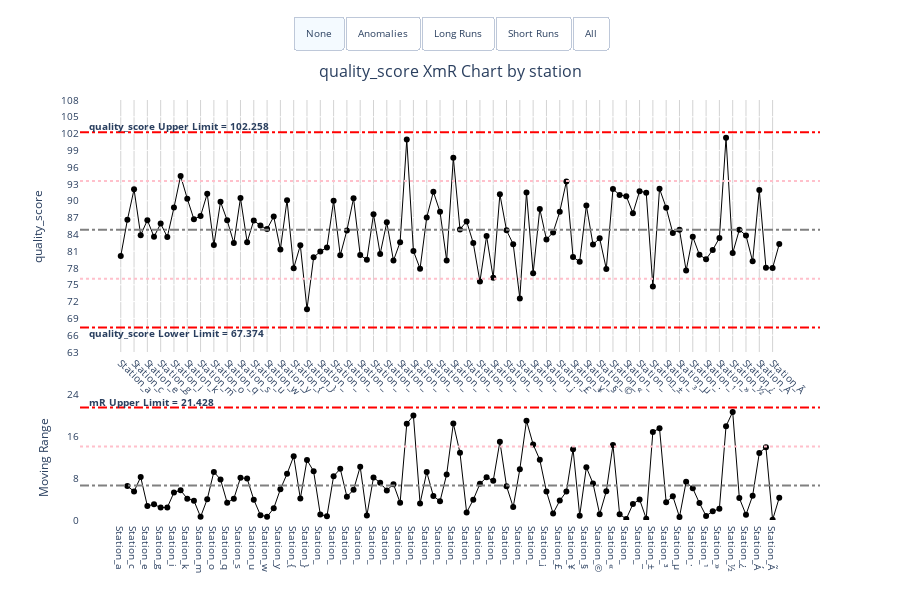

Write notebook code for a chart like this one.
### Code cell
# Categorical example
categories = ['Station_' + chr(ord('a') + i) for i in range(100)]
categorical_data = pd.DataFrame({
    'station': categories,
    'quality_score': np.random.normal(85, 5, 100)
}).sort_values('station')

xmr_categorical = xmr.XmR(
    data=categorical_data,
    x_ser_name='station',
    y_ser_name='quality_score',
    x_type='categorical',
    # show_grid=False
)

xmr_categorical.xmr_chart

### Figure 1 — Plotly figure (JSON) as saved in the notebook; plotly's stock layout.template omitted (floating-point values rounded to 4 significant figures)
{"data": [{"hovertemplate": "<b>Category:</b> %{x}<br><b>Value:</b> %{y:.2f}<br><extra></extra>", "line": {"color": "black", "width": 1}, "marker": {"color": "black", "size": 6}, "mode": "lines+markers", "name": "quality_score", "type": "scatter", "x": ["Station_a", "Station_b", "Station_c", "Station_d", "Station_e", "Station_f", "Station_g", "Station_h", "Station_i", "Station_j", "Station_k", "Station_l", "Station_m", "Station_n", "Station_o", "Station_p", "Station_q", "Station_r", "Station_s", "Station_t", "Station_u", "Station_v", "Station_w", "Station_x", "Station_y", "Station_z", "Station_{", "Station_|", "Station_}", "Station_~", "Station_", "Station_", "Station_", "Station_", "Station_", "Station_", "Station_", "Station_", "Station_", "Station_", "Station_", "Station_", "Station_", "Station_", "Station_", "Station_", "Station_", "Station_", "Station_", "Station_", "Station_", "Station_", "Station_", "Station_", "Station_", "Station_", "Station_", "Station_", "Station_", "Station_", "Station_", "Station_", "Station_", "Station_ ", "Station_¡", "Station_¢", "Station_£", "Station_¤", "Station_¥", "Station_¦", "Station_§", "Station_¨", "Station_©", "Station_ª", "Station_«", "Station_¬", "Station_", "Station_®", "Station_¯", "Station_°", "Station_±", "Station_²", "Station_³", "Station_´", "Station_µ", "Station_¶", "Station_·", "Station_¸", "Station_¹", "Station_º", "Station_»", "Station_¼", "Station_½", "Station_¾", "Station_¿", "Station_À", "Station_Á", "Station_Â", "Station_Ã", "Station_Ä"], "xaxis": "x", "y": [80.14, 86.6, 92.05, 83.87, 86.55, 83.56, 85.92, 83.54, 88.78, 94.44, 90.39, 86.7, 87.29, 91.26, 82.09, 89.81, 86.51, 82.45, 90.5, 82.62, 86.49, 85.57, 84.95, 87.18, 81.33, 90.11, 77.98, 82.06, 70.63, 79.91, 80.95, 81.68, 90.01, 80.26, 84.7, 90.45, 80.31, 79.47, 87.59, 80.51, 86.15, 79.32, 82.62, 100.9, 81.04, 77.89, 87.03, 91.6, 88.03, 79.34, 97.71, 84.9, 86.32, 82.46, 75.57, 83.7, 76.24, 91.16, 84.72, 82.25, 72.57, 91.48, 77.08, 88.55, 83.1, 84.35, 88.04, 93.45, 79.96, 79.12, 89.16, 82.19, 83.31, 77.84, 92.11, 91.04, 90.83, 87.8, 91.71, 91.45, 74.68, 92.15, 88.77, 84.24, 84.81, 77.55, 83.58, 80.36, 79.58, 81.23, 83.36, 101.2, 80.66, 84.83, 83.81, 79.18, 91.92, 78.05, 78.01, 82.27], "yaxis": "y"}, {"hovertemplate": "<b>Category:</b> %{x}<br><b>Range:</b> %{y:.2f}<br><extra></extra>", "line": {"color": "black", "width": 1}, "marker": {"color": "black", "size": 6}, "mode": "lines+markers", "name": "Moving Range", "type": "scatter", "x": ["Station_a", "Station_b", "Station_c", "Station_d", "Station_e", "Station_f", "Station_g", "Station_h", "Station_i", "Station_j", "Station_k", "Station_l", "Station_m", "Station_n", "Station_o", "Station_p", "Station_q", "Station_r", "Station_s", "Station_t", "Station_u", "Station_v", "Station_w", "Station_x", "Station_y", "Station_z", "Station_{", "Station_|", "Station_}", "Station_~", "Station_", "Station_", "Station_", "Station_", "Station_", "Station_", "Station_", "Station_", "Station_", "Station_", "Station_", "Station_", "Station_", "Station_", "Station_", "Station_", "Station_", "Station_", "Station_", "Station_", "Station_", "Station_", "Station_", "Station_", "Station_", "Station_", "Station_", "Station_", "Station_", "Station_", "Station_", "Station_", "Station_", "Station_ ", "Station_¡", "Station_¢", "Station_£", "Station_¤", "Station_¥", "Station_¦", "Station_§", "Station_¨", "Station_©", "Station_ª", "Station_«", "Station_¬", "Station_", "Station_®", "Station_¯", "Station_°", "Station_±", "Station_²", "Station_³", "Station_´", "Station_µ", "Station_¶", "Station_·", "Station_¸", "Station_¹", "Station_º", "Station_»", "Station_¼", "Station_½", "Station_¾", "Station_¿", "Station_À", "Station_Á", "Station_Â", "Station_Ã", "Station_Ä"], "xaxis": "x2", "y": [null, 6.462, 5.451, 8.18, 2.677, 2.982, 2.361, 2.381, 5.238, 5.662, 4.058, 3.69, 0.5973, 3.963, 9.166, 7.72, 3.296, 4.06, 8.048, 7.885, 3.872, 0.92, 0.6206, 2.237, 5.859, 8.787, 12.14, 4.082, 11.42, 9.274, 1.041, 0.727, 8.339, 9.755, 4.445, 5.746, 10.14, 0.8401, 8.119, 7.075, 5.638, 6.832, 3.3, 18.32, 19.9, 3.152, 9.148, 4.567, 3.574, 8.684, 18.36, 12.81, 1.423, 3.862, 6.886, 8.132, 7.464, 14.92, 6.442, 2.466, 9.683, 18.91, 14.4, 11.47, 5.442, 1.249, 3.691, 5.409, 13.5, 0.8324, 10.04, 6.97, 1.113, 5.47, 14.28, 1.079, 0.2033, 3.036, 3.916, 0.2591, 16.78, 17.48, 3.38, 4.528, 0.5695, 7.267, 6.038, 3.229, 0.7762, 1.649, 2.134, 17.88, 20.58, 4.17, 1.015, 4.627, 12.74, 13.88, 0.03303, 4.254], "yaxis": "y2"}, {"marker": {"color": "red", "size": 8, "symbol": "cross"}, "mode": "markers", "texttemplate": "%{y}", "type": "scatter", "visible": false, "x": [], "xaxis": "x", "y": [], "yaxis": "y"}, {"marker": {"color": "red", "size": 8, "symbol": "cross"}, "mode": "markers", "type": "scatter", "visible": false, "x": [], "xaxis": "x2", "y": [], "yaxis": "y2"}], "layout": {"annotations": [{"font": {"size": 16}, "showarrow": false, "text": "quality_score XmR Chart by station", "x": 0.5, "xanchor": "center", "xref": "paper", "y": 1.1, "yanchor": "top", "yref": "paper"}, {"font": {"size": 10}, "showarrow": false, "text": "<b>mR Upper Limit = 21.428</b>", "x": 0.01, "xanchor": "left", "xref": "paper", "y": 22.5, "yanchor": "auto", "yref": "y2"}, {"font": {"size": 10}, "showarrow": false, "text": "<b>quality_score Upper Limit = 102.258</b>", "x": 0.01, "xanchor": "left", "xref": "paper", "y": 103.3, "yanchor": "auto", "yref": "y"}, {"font": {"size": 10}, "showarrow": false, "text": "<b>quality_score Lower Limit = 67.374</b>", "x": 0.01, "xanchor": "left", "xref": "paper", "y": 66.33, "yanchor": "auto", "yref": "y"}], "font": {"size": 10}, "height": 600, "hovermode": "x", "plot_bgcolor": "white", "shapes": [{"line": {"color": "gray", "dash": "dashdot"}, "type": "line", "x0": 0, "x1": 1, "xref": "x domain", "y0": 84.82, "y1": 84.82, "yref": "y"}, {"line": {"color": "red", "dash": "dashdot"}, "type": "line", "x0": 0, "x1": 1, "xref": "x domain", "y0": 102.3, "y1": 102.3, "yref": "y"}, {"line": {"color": "red", "dash": "dashdot"}, "type": "line", "x0": 0, "x1": 1, "xref": "x domain", "y0": 67.37, "y1": 67.37, "yref": "y"}, {"line": {"color": "pink", "dash": "dot"}, "type": "line", "x0": 0, "x1": 1, "xref": "x domain", "y0": 93.54, "y1": 93.54, "yref": "y"}, {"line": {"color": "pink", "dash": "dot"}, "type": "line", "x0": 0, "x1": 1, "xref": "x domain", "y0": 76.1, "y1": 76.1, "yref": "y"}, {"line": {"color": "gray", "dash": "dashdot"}, "type": "line", "x0": 0, "x1": 1, "xref": "x domain", "y0": 6.557, "y1": 6.557, "yref": "y2"}, {"line": {"color": "red", "dash": "dashdot"}, "type": "line", "x0": 0, "x1": 1, "xref": "x domain", "y0": 21.43, "y1": 21.43, "yref": "y2"}, {"line": {"color": "pink", "dash": "dot"}, "type": "line", "x0": 0, "x1": 1, "xref": "x domain", "y0": 13.99, "y1": 13.99, "yref": "y2"}], "showlegend": false, "updatemenus": [{"active": 0, "buttons": [{"args": [{"visible": [true, true, false, false]}, {"annotations": [{"font": {"size": 16}, "showarrow": false, "text": "quality_score XmR Chart by station", "x": 0.5, "xanchor": "center", "xref": "paper", "y": 1.1, "yanchor": "top", "yref": "paper"}, {"font": {"size": 10}, "showarrow": false, "text": "<b>mR Upper Limit = 21.428</b>", "x": 0.01, "xanchor": "left", "xref": "paper", "y": 22.5, "yanchor": "auto", "yref": "y2"}, {"font": {"size": 10}, "showarrow": false, "text": "<b>quality_score Upper Limit = 102.258</b>", "x": 0.01, "xanchor": "left", "xref": "paper", "y": 103.3, "yanchor": "auto", "yref": "y"}, {"font": {"size": 10}, "showarrow": false, "text": "<b>quality_score Lower Limit = 67.374</b>", "x": 0.01, "xanchor": "left", "xref": "paper", "y": 66.33, "yanchor": "auto", "yref": "y"}], "shapes": [{"line": {"color": "gray", "dash": "dashdot"}, "type": "line", "x0": 0, "x1": 1, "xref": "x domain", "y0": 84.82, "y1": 84.82, "yref": "y"}, {"line": {"color": "red", "dash": "dashdot"}, "type": "line", "x0": 0, "x1": 1, "xref": "x domain", "y0": 102.3, "y1": 102.3, "yref": "y"}, {"line": {"color": "red", "dash": "dashdot"}, "type": "line", "x0": 0, "x1": 1, "xref": "x domain", "y0": 67.37, "y1": 67.37, "yref": "y"}, {"line": {"color": "pink", "dash": "dot"}, "type": "line", "x0": 0, "x1": 1, "xref": "x domain", "y0": 93.54, "y1": 93.54, "yref": "y"}, {"line": {"color": "pink", "dash": "dot"}, "type": "line", "x0": 0, "x1": 1, "xref": "x domain", "y0": 76.1, "y1": 76.1, "yref": "y"}, {"line": {"color": "gray", "dash": "dashdot"}, "type": "line", "x0": 0, "x1": 1, "xref": "x domain", "y0": 6.557, "y1": 6.557, "yref": "y2"}, {"line": {"color": "red", "dash": "dashdot"}, "type": "line", "x0": 0, "x1": 1, "xref": "x domain", "y0": 21.43, "y1": 21.43, "yref": "y2"}, {"line": {"color": "pink", "dash": "dot"}, "type": "line", "x0": 0, "x1": 1, "xref": "x domain", "y0": 13.99, "y1": 13.99, "yref": "y2"}]}], "label": "None", "method": "update"}, {"args": [{"visible": [true, true, true, true]}, {"annotations": [{"font": {"size": 16}, "showarrow": false, "text": "quality_score XmR Chart by station", "x": 0.5, "xanchor": "center", "xref": "paper", "y": 1.1, "yanchor": "top", "yref": "paper"}, {"font": {"size": 10}, "showarrow": false, "text": "<b>mR Upper Limit = 21.428</b>", "x": 0.01, "xanchor": "left", "xref": "paper", "y": 22.5, "yanchor": "auto", "yref": "y2"}, {"font": {"size": 10}, "showarrow": false, "text": "<b>quality_score Upper Limit = 102.258</b>", "x": 0.01, "xanchor": "left", "xref": "paper", "y": 103.3, "yanchor": "auto", "yref": "y"}, {"font": {"size": 10}, "showarrow": false, "text": "<b>quality_score Lower Limit = 67.374</b>", "x": 0.01, "xanchor": "left", "xref": "paper", "y": 66.33, "yanchor": "auto", "yref": "y"}], "shapes": [{"line": {"color": "gray", "dash": "dashdot"}, "type": "line", "x0": 0, "x1": 1, "xref": "x domain", "y0": 84.82, "y1": 84.82, "yref": "y"}, {"line": {"color": "red", "dash": "dashdot"}, "type": "line", "x0": 0, "x1": 1, "xref": "x domain", "y0": 102.3, "y1": 102.3, "yref": "y"}, {"line": {"color": "red", "dash": "dashdot"}, "type": "line", "x0": 0, "x1": 1, "xref": "x domain", "y0": 67.37, "y1": 67.37, "yref": "y"}, {"line": {"color": "pink", "dash": "dot"}, "type": "line", "x0": 0, "x1": 1, "xref": "x domain", "y0": 93.54, "y1": 93.54, "yref": "y"}, {"line": {"color": "pink", "dash": "dot"}, "type": "line", "x0": 0, "x1": 1, "xref": "x domain", "y0": 76.1, "y1": 76.1, "yref": "y"}, {"line": {"color": "gray", "dash": "dashdot"}, "type": "line", "x0": 0, "x1": 1, "xref": "x domain", "y0": 6.557, "y1": 6.557, "yref": "y2"}, {"line": {"color": "red", "dash": "dashdot"}, "type": "line", "x0": 0, "x1": 1, "xref": "x domain", "y0": 21.43, "y1": 21.43, "yref": "y2"}, {"line": {"color": "pink", "dash": "dot"}, "type": "line", "x0": 0, "x1": 1, "xref": "x domain", "y0": 13.99, "y1": 13.99, "yref": "y2"}]}], "label": "Anomalies", "method": "update"}, {"args": [{"visible": [true, true, false, false]}, {"annotations": [{"font": {"size": 16}, "showarrow": false, "text": "quality_score XmR Chart by station", "x": 0.5, "xanchor": "center", "xref": "paper", "y": 1.1, "yanchor": "top", "yref": "paper"}, {"font": {"size": 10}, "showarrow": false, "text": "<b>mR Upper Limit = 21.428</b>", "x": 0.01, "xanchor": "left", "xref": "paper", "y": 22.5, "yanchor": "auto", "yref": "y2"}, {"font": {"size": 10}, "showarrow": false, "text": "<b>quality_score Upper Limit = 102.258</b>", "x": 0.01, "xanchor": "left", "xref": "paper", "y": 103.3, "yanchor": "auto", "yref": "y"}, {"font": {"size": 10}, "showarrow": false, "text": "<b>quality_score Lower Limit = 67.374</b>", "x": 0.01, "xanchor": "left", "xref": "paper", "y": 66.33, "yanchor": "auto", "yref": "y"}], "shapes": [{"line": {"color": "gray", "dash": "dashdot"}, "type": "line", "x0": 0, "x1": 1, "xref": "x domain", "y0": 84.82, "y1": 84.82, "yref": "y"}, {"line": {"color": "red", "dash": "dashdot"}, "type": "line", "x0": 0, "x1": 1, "xref": "x domain", "y0": 102.3, "y1": 102.3, "yref": "y"}, {"line": {"color": "red", "dash": "dashdot"}, "type": "line", "x0": 0, "x1": 1, "xref": "x domain", "y0": 67.37, "y1": 67.37, "yref": "y"}, {"line": {"color": "pink", "dash": "dot"}, "type": "line", "x0": 0, "x1": 1, "xref": "x domain", "y0": 93.54, "y1": 93.54, "yref": "y"}, {"line": {"color": "pink", "dash": "dot"}, "type": "line", "x0": 0, "x1": 1, "xref": "x domain", "y0": 76.1, "y1": 76.1, "yref": "y"}, {"line": {"color": "gray", "dash": "dashdot"}, "type": "line", "x0": 0, "x1": 1, "xref": "x domain", "y0": 6.557, "y1": 6.557, "yref": "y2"}, {"line": {"color": "red", "dash": "dashdot"}, "type": "line", "x0": 0, "x1": 1, "xref": "x domain", "y0": 21.43, "y1": 21.43, "yref": "y2"}, {"line": {"color": "pink", "dash": "dot"}, "type": "line", "x0": 0, "x1": 1, "xref": "x domain", "y0": 13.99, "y1": 13.99, "yref": "y2"}, {"fillcolor": "pink", "line": {"color": "purple", "dash": "longdashdot", "width": 2}, "name": "Long Run", "opacity": 0.2, "path": "M Station_´ 86.49460050511108 L Station_µ 87.06406334104433 L Station_¶ 79.79695352568848 L Station_· 85.83448244985111 L Station_¸ 82.60564788224117 L Station_¹ 81.82947120529667 L Station_º 83.47867146472494 L Station_» 85.61226880952117 L Station_» 81.11226880952117 L Station_º 78.97867146472494 L Station_¹ 77.32947120529667 L Station_¸ 78.10564788224117 L Station_· 81.33448244985111 L Station_¶ 75.29695352568848 L Station_µ 82.56406334104433 L Station_´ 81.99460050511108 Z", "type": "path"}]}], "label": "Long Runs", "method": "update"}, {"args": [{"visible": [true, true, false, false]}, {"annotations": [{"font": {"size": 16}, "showarrow": false, "text": "quality_score XmR Chart by station", "x": 0.5, "xanchor": "center", "xref": "paper", "y": 1.1, "yanchor": "top", "yref": "paper"}, {"font": {"size": 10}, "showarrow": false, "text": "<b>mR Upper Limit = 21.428</b>", "x": 0.01, "xanchor": "left", "xref": "paper", "y": 22.5, "yanchor": "auto", "yref": "y2"}, {"font": {"size": 10}, "showarrow": false, "text": "<b>quality_score Upper Limit = 102.258</b>", "x": 0.01, "xanchor": "left", "xref": "paper", "y": 103.3, "yanchor": "auto", "yref": "y"}, {"font": {"size": 10}, "showarrow": false, "text": "<b>quality_score Lower Limit = 67.374</b>", "x": 0.01, "xanchor": "left", "xref": "paper", "y": 66.33, "yanchor": "auto", "yref": "y"}], "shapes": [{"line": {"color": "gray", "dash": "dashdot"}, "type": "line", "x0": 0, "x1": 1, "xref": "x domain", "y0": 84.82, "y1": 84.82, "yref": "y"}, {"line": {"color": "red", "dash": "dashdot"}, "type": "line", "x0": 0, "x1": 1, "xref": "x domain", "y0": 102.3, "y1": 102.3, "yref": "y"}, {"line": {"color": "red", "dash": "dashdot"}, "type": "line", "x0": 0, "x1": 1, "xref": "x domain", "y0": 67.37, "y1": 67.37, "yref": "y"}, {"line": {"color": "pink", "dash": "dot"}, "type": "line", "x0": 0, "x1": 1, "xref": "x domain", "y0": 93.54, "y1": 93.54, "yref": "y"}, {"line": {"color": "pink", "dash": "dot"}, "type": "line", "x0": 0, "x1": 1, "xref": "x domain", "y0": 76.1, "y1": 76.1, "yref": "y"}, {"line": {"color": "gray", "dash": "dashdot"}, "type": "line", "x0": 0, "x1": 1, "xref": "x domain", "y0": 6.557, "y1": 6.557, "yref": "y2"}, {"line": {"color": "red", "dash": "dashdot"}, "type": "line", "x0": 0, "x1": 1, "xref": "x domain", "y0": 21.43, "y1": 21.43, "yref": "y2"}, {"line": {"color": "pink", "dash": "dot"}, "type": "line", "x0": 0, "x1": 1, "xref": "x domain", "y0": 13.99, "y1": 13.99, "yref": "y2"}]}], "label": "Short Runs", "method": "update"}, {"args": [{"visible": [true, true, true, true]}, {"annotations": [{"font": {"size": 16}, "showarrow": false, "text": "quality_score XmR Chart by station", "x": 0.5, "xanchor": "center", "xref": "paper", "y": 1.1, "yanchor": "top", "yref": "paper"}, {"font": {"size": 10}, "showarrow": false, "text": "<b>mR Upper Limit = 21.428</b>", "x": 0.01, "xanchor": "left", "xref": "paper", "y": 22.5, "yanchor": "auto", "yref": "y2"}, {"font": {"size": 10}, "showarrow": false, "text": "<b>quality_score Upper Limit = 102.258</b>", "x": 0.01, "xanchor": "left", "xref": "paper", "y": 103.3, "yanchor": "auto", "yref": "y"}, {"font": {"size": 10}, "showarrow": false, "text": "<b>quality_score Lower Limit = 67.374</b>", "x": 0.01, "xanchor": "left", "xref": "paper", "y": 66.33, "yanchor": "auto", "yref": "y"}], "shapes": [{"line": {"color": "gray", "dash": "dashdot"}, "type": "line", "x0": 0, "x1": 1, "xref": "x domain", "y0": 84.82, "y1": 84.82, "yref": "y"}, {"line": {"color": "red", "dash": "dashdot"}, "type": "line", "x0": 0, "x1": 1, "xref": "x domain", "y0": 102.3, "y1": 102.3, "yref": "y"}, {"line": {"color": "red", "dash": "dashdot"}, "type": "line", "x0": 0, "x1": 1, "xref": "x domain", "y0": 67.37, "y1": 67.37, "yref": "y"}, {"line": {"color": "pink", "dash": "dot"}, "type": "line", "x0": 0, "x1": 1, "xref": "x domain", "y0": 93.54, "y1": 93.54, "yref": "y"}, {"line": {"color": "pink", "dash": "dot"}, "type": "line", "x0": 0, "x1": 1, "xref": "x domain", "y0": 76.1, "y1": 76.1, "yref": "y"}, {"line": {"color": "gray", "dash": "dashdot"}, "type": "line", "x0": 0, "x1": 1, "xref": "x domain", "y0": 6.557, "y1": 6.557, "yref": "y2"}, {"line": {"color": "red", "dash": "dashdot"}, "type": "line", "x0": 0, "x1": 1, "xref": "x domain", "y0": 21.43, "y1": 21.43, "yref": "y2"}, {"line": {"color": "pink", "dash": "dot"}, "type": "line", "x0": 0, "x1": 1, "xref": "x domain", "y0": 13.99, "y1": 13.99, "yref": "y2"}, {"fillcolor": "pink", "line": {"color": "purple", "dash": "longdashdot", "width": 2}, "name": "Long Run", "opacity": 0.2, "path": "M Station_´ 86.49460050511108 L Station_µ 87.06406334104433 L Station_¶ 79.79695352568848 L Station_· 85.83448244985111 L Station_¸ 82.60564788224117 L Station_¹ 81.82947120529667 L Station_º 83.47867146472494 L Station_» 85.61226880952117 L Station_» 81.11226880952117 L Station_º 78.97867146472494 L Station_¹ 77.32947120529667 L Station_¸ 78.10564788224117 L Station_· 81.33448244985111 L Station_¶ 75.29695352568848 L Station_µ 82.56406334104433 L Station_´ 81.99460050511108 Z", "type": "path"}]}], "label": "All", "method": "update"}], "direction": "right", "type": "buttons", "x": 0.5, "xanchor": "center", "y": 1.2}], "xaxis": {"anchor": "y", "automargin": true, "domain": [0, 1], "gridcolor": "lightgray", "showgrid": true, "showline": true, "showspikes": true, "showticklabels": true, "spikemode": "across+toaxis", "spikesnap": "cursor", "tickangle": 45, "tickformat": "%b\n%Y", "ticklabelmode": "period", "type": "category", "zeroline": false}, "xaxis2": {"anchor": "y2", "domain": [0, 1]}, "yaxis": {"anchor": "x", "domain": [0.4, 1], "dtick": 3, "range": [63, 108], "tickformat": "0", "title": {"text": "quality_score"}}, "yaxis2": {"anchor": "x2", "domain": [0, 0.3], "dtick": 8, "range": [0, 24], "tickformat": "0", "title": {"text": "Moving Range"}}}}
